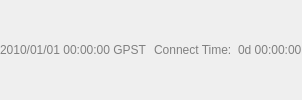
       <widget class="QWidget" name="Panel2" native="true">
        <property name="enabled">
         <bool>true</bool>
        </property>
        <property name="sizePolicy">
         <sizepolicy hsizetype="Preferred" vsizetype="Fixed">
          <horstretch>0</horstretch>
          <verstretch>0</verstretch>
         </sizepolicy>
        </property>
        <property name="toolTip">
         <string/>
        </property>
        <property name="layoutDirection">
         <enum>Qt::LeftToRight</enum>
        </property>
        <property name="text" stdset="0">
         <string/>
        </property>
        <layout class="QHBoxLayout" name="horizontalLayout">
         <property name="leftMargin">
          <number>0</number>
         </property>
         <property name="topMargin">
          <number>0</number>
         </property>
         <property name="rightMargin">
          <number>0</number>
         </property>
         <property name="bottomMargin">
          <number>0</number>
         </property>
         <item>
          <widget class="QLabel" name="Time">
           <property name="enabled">
            <bool>true</bool>
           </property>
           <property name="palette">
            <palette>
             <active>
              <colorrole role="WindowText">
               <brush brushstyle="SolidPattern">
                <color alpha="255">
                 <red>128</red>
                 <green>128</green>
                 <blue>128</blue>
                </color>
               </brush>
              </colorrole>
             </active>
             <inactive>
              <colorrole role="WindowText">
               <brush brushstyle="SolidPattern">
                <color alpha="255">
                 <red>128</red>
                 <green>128</green>
                 <blue>128</blue>
                </color>
               </brush>
              </colorrole>
             </inactive>
             <disabled>
              <colorrole role="WindowText">
               <brush brushstyle="SolidPattern">
                <color alpha="255">
                 <red>128</red>
                 <green>128</green>
                 <blue>128</blue>
                </color>
               </brush>
              </colorrole>
             </disabled>
            </palette>
           </property>
           <property name="toolTip">
            <string/>
           </property>
           <property name="text">
            <string>2010/01/01 00:00:00 GPST</string>
           </property>
          </widget>
         </item>
         <item>
          <widget class="QLabel" name="Label8">
           <property name="enabled">
            <bool>true</bool>
           </property>
           <property name="palette">
            <palette>
             <active>
              <colorrole role="WindowText">
               <brush brushstyle="SolidPattern">
                <color alpha="255">
                 <red>128</red>
                 <green>128</green>
                 <blue>128</blue>
                </color>
               </brush>
              </colorrole>
             </active>
             <inactive>
              <colorrole role="WindowText">
               <brush brushstyle="SolidPattern">
                <color alpha="255">
                 <red>128</red>
                 <green>128</green>
                 <blue>128</blue>
                </color>
               </brush>
              </colorrole>
             </inactive>
             <disabled>
              <colorrole role="WindowText">
               <brush brushstyle="SolidPattern">
                <color alpha="255">
                 <red>128</red>
                 <green>128</green>
                 <blue>128</blue>
                </color>
               </brush>
              </colorrole>
             </disabled>
            </palette>
           </property>
           <property name="toolTip">
            <string/>
           </property>
           <property name="text">
            <string>Connect Time:</string>
           </property>
          </widget>
         </item>
         <item>
          <widget class="QLabel" name="ConTime">
           <property name="enabled">
            <bool>true</bool>
           </property>
           <property name="palette">
            <palette>
             <active>
              <colorrole role="WindowText">
               <brush brushstyle="SolidPattern">
                <color alpha="255">
                 <red>128</red>
                 <green>128</green>
                 <blue>128</blue>
                </color>
               </brush>
              </colorrole>
             </active>
             <inactive>
              <colorrole role="WindowText">
               <brush brushstyle="SolidPattern">
                <color alpha="255">
                 <red>128</red>
                 <green>128</green>
                 <blue>128</blue>
                </color>
               </brush>
              </colorrole>
             </inactive>
             <disabled>
              <colorrole role="WindowText">
               <brush brushstyle="SolidPattern">
                <color alpha="255">
                 <red>128</red>
                 <green>128</green>
                 <blue>128</blue>
                </color>
               </brush>
              </colorrole>
             </disabled>
            </palette>
           </property>
           <property name="toolTip">
            <string/>
           </property>
           <property name="text">
            <string>0d 00:00:00</string>
           </property>
          </widget>
         </item>
        </layout>
       </widget>
